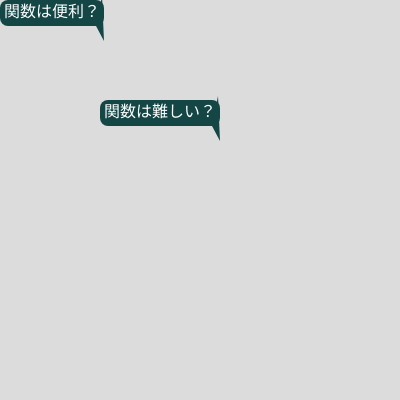
Frame 1 (no input)
Frame 60 (no input): identical to frame 1, image omitted
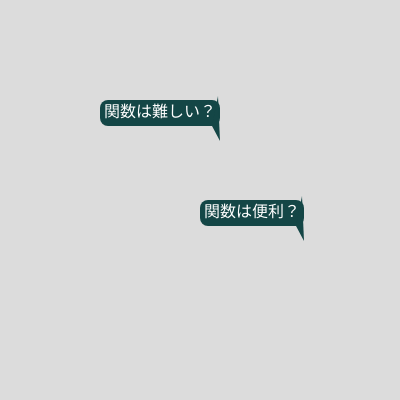
Frame 120 (the mouse pressed at the canvas centre since frame 60)

The p5.js sketch that drew these frames (run headless with seeded random() and noise() and a simulated clock; from frame 60 on, the mouse is pressed at the canvas centre):

// p5.js sketch
// ── sketch.js
// 吹き出し
function setup(){
  createCanvas(400, 400);
  textSize(16);
}

function draw(){
  background(220);
  balloon("関数は難しい？", 100, 100);
  balloon("関数は便利？", mouseX, mouseY);
}

function balloon(t, x, y){
  const w = textWidth(t); // テキストの幅
  const h = textAscent() + textDescent(); // テキストの高さ
  const p = 4; // 余白の大きさ (padding)

  const rectW = w + p * 2; // 矩形の幅
  const rectH = h + p * 2; // 矩形の高さ

  push();

  // BLANK[1] 吹き出しの背景を先に描く
  fill(20,70,70); 
  noStroke();
  rect(x, y, rectW, rectH, 8); //xy横幅高さ丸み度
	

  // BLANK[2] 吹き出しの三角形を描く
  fill(20,70,70);
  triangle(
    x + rectW - p*2, y + rectH,      // 左上
    x + rectW - p/2, y + rectH - 30, // 右上
    x + rectW,       y + rectH + 15  // 下
  );

  // 吹き出しのテキストを次に描く
  textAlign(LEFT, CENTER);
  fill(255);
  text(t, x + p, y + h / 2 + p); //文字xy
  
  pop();
}
